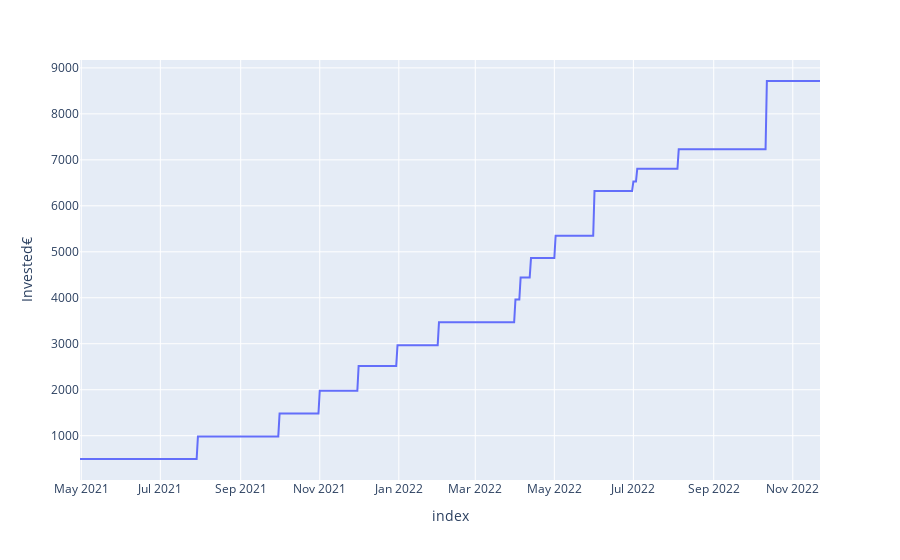

The cell this chart's notebook holds for it:
### Code cell
import plotly.express as px

# fig = px.line(df_invested, x='Date', y='Value€')
fig = px.line(df, y='Deposit€')
fig = px.line(df, y='Invested€')
fig.show()

### Figure 1 — Plotly figure (JSON) as saved in the notebook; plotly's stock layout.template omitted (floating-point values rounded to 4 significant figures; data arrays with more than 128 entries replaced by an {"elided": "..."} marker saying what was removed)
{"data": [{"hovertemplate": "index=%{x}<br>Invested€=%{y}<extra></extra>", "legendgroup": "", "line": {"color": "#636efa", "dash": "solid"}, "marker": {"symbol": "circle"}, "mode": "lines", "name": "", "orientation": "v", "showlegend": false, "type": "scatter", "x": {"elided": "572 str values"}, "xaxis": "x", "y": {"elided": "572 int values"}, "yaxis": "y"}], "layout": {"legend": {"tracegroupgap": 0}, "margin": {"t": 60}, "xaxis": {"anchor": "y", "domain": [0, 1], "title": {"text": "index"}}, "yaxis": {"anchor": "x", "domain": [0, 1], "title": {"text": "Invested€"}}}}
